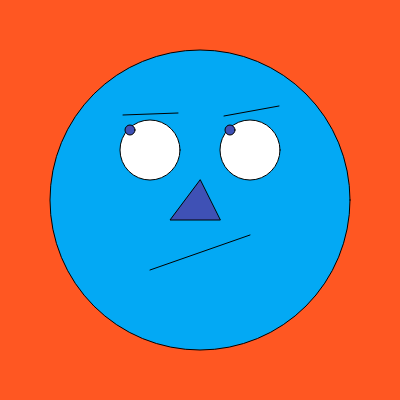
Frame 1 (no input)
Frame 60 (no input): identical to frame 1, image omitted
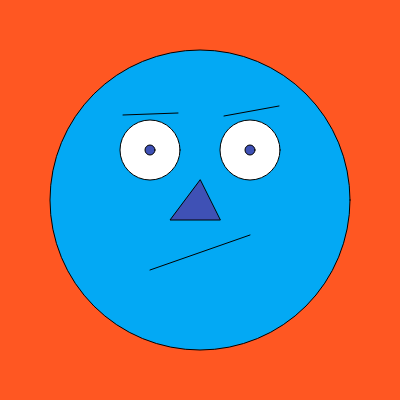
Frame 120 (the mouse pressed at the canvas centre since frame 60)

The p5.js sketch that drew these frames (run headless with seeded random() and noise() and a simulated clock; from frame 60 on, the mouse is pressed at the canvas centre):

// p5.js sketch
// ── sketch.js
function setup() {
  createCanvas(400, 400);
}
let olhoX;
let olhoY;

function draw() {
  background("#FF5722");
  fill("#03A9F4");
  circle(200, 200, 300); // rosto
  fill("white");
  circle(150, 150, 60); // olho esquerdo
  circle(250, 150, 60); // olho direito
  line(150, 270, 250, 235); // boca
  fill("#3F51B5");
  triangle(200, 180, 170, 220, 220, 220); // nariz
  line(123, 115, 178, 113); // sobrancelha esquerda
  line(224, 116, 279, 106); // sobrancelha direita
  // circle(150,150,10); // pupila esquerda
  //circle(250,150,10); // pupila direita

  olhoX = map(mouseX, 0, 400, 130, 170);
  olhoY = map(mouseY, 0, 400, 130, 170);

  circle(olhoX, olhoY, 10); // nova pupila esquerda
  circle(olhoX + 100, olhoY, 10); //nova pupila direita
  if (mouseIsPressed) {
    console.log(mouseX, mouseY);
  }
}
